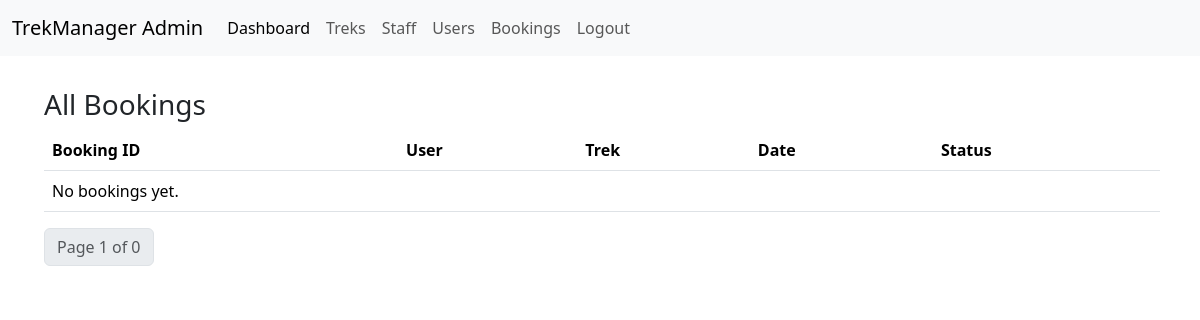
The page /admin/bookings (signed in) on the database as committed earlier.
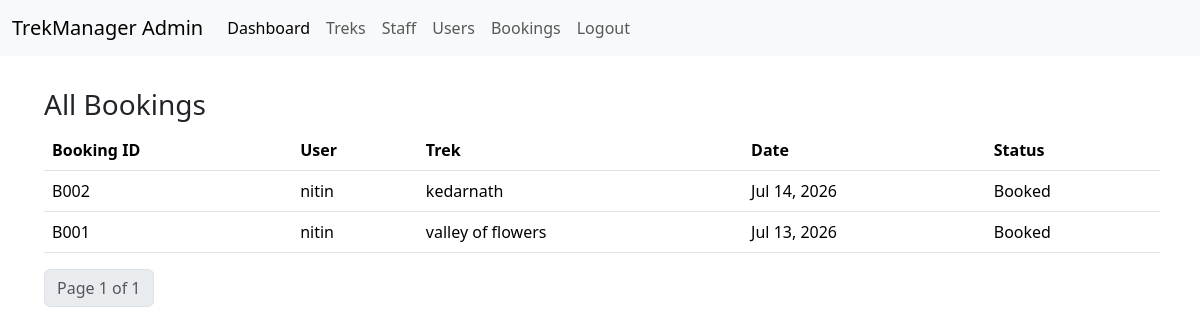
The same page on the database as committed later.
### application/models.py (models this page shows, shortened)
class Bookings(db.Model):
    __tablename__ = "bookings"
    id = db.Column(db.Integer, primary_key=True)
    user_id = db.Column(db.Integer, db.ForeignKey("users.id"), nullable=False)
    trek_id = db.Column(db.Integer, db.ForeignKey("treks.id"), nullable=False)
    booking_date = db.Column(db.DateTime, nullable=False, default=datetime.now)
    amount = db.Column(db.Integer, nullable=False)
    status = db.Column(db.String(20), nullable=False, default="Booked")
    user = db.relationship("Users", backref="bookings")
    trek = db.relationship("Treks", backref="bookings")

class Users(db.Model, UserMixin):
    __tablename__ = "users"
    id = db.Column(db.Integer, primary_key=True)
    full_name = db.Column(db.String(100), nullable=False)
    email = db.Column(db.String(150), unique=True, nullable=False)
    password_hash = db.Column(db.String(255), nullable=False)
    phone_no = db.Column(db.String(15), nullable=False, unique=True)
    emergency_contact = db.Column(db.String(15), nullable=False)
    status = db.Column(db.String(20), default="active")

class Treks(db.Model):
    __tablename__ = "treks"
    id = db.Column(db.Integer, primary_key=True)
    trek_name = db.Column(db.String(255), nullable=False)
    location = db.Column(db.String(100), nullable=False)
    cost = db.Column(db.Integer)
    difficulty = db.Column(db.String(20))
    start_date = db.Column(db.DateTime, nullable=False)
    end_date = db.Column(db.DateTime, nullable=False)
    max_capacity = db.Column(db.Integer, nullable=False)
    available_slots = db.Column(db.Integer, nullable=False)
    meeting_point = db.Column(db.String(150))
    description = db.Column(db.Text)
    status = db.Column(db.String(20), default="Pending")
    image_filename = db.Column(db.String(255))
    progress = db.Column(db.String(20), default="Not Started")
    staff_notes = db.Column(db.Text)
    assigned_staff_id = db.Column(db.Integer, db.ForeignKey("staffs.id"))
    assigned_staff = db.relationship("Staffs", backref="assigned_treks")

### application/app.py (the view)
    @app.route("/admin/bookings")
    @login_required
    @admin_required
    def admin_bookings():
        page = request.args.get("page", 1, type=int)
        pagination = Bookings.query.order_by(Bookings.booking_date.desc()).paginate(page=page, per_page=10, error_out=False)
        return render_template("admin/bookings.html", bookings=pagination.items, pagination=pagination)

### application/helpers.py (called while the page is built)
def admin_required(f):
    @wraps(f)
    def wrapper(*args, **kwargs):
        if not current_user.is_authenticated or not isinstance(current_user, Admins):
            abort(403)
        return f(*args, **kwargs)
    return wrapper

### templates/admin/bookings.html (shortened to what this page needs)
{% extends "admin/layout_admin.html" %}
{% block main %}
<div class="container m-2">
    <h3>All Bookings</h3>
    <table class="table">
        <thead>
            <tr>
                <th>Booking ID</th>
                <th>User</th>
                <th>Trek</th>
                <th>Date</th>
                <th>Status</th>
            </tr>
        </thead>
        <tbody>
            {% for booking in bookings %}
            <tr>
                <td>B{{ "%03d"|format(booking.id) }}</td>
                <td>{{ booking.user.full_name }}</td>
                <td>{{ booking.trek.trek_name }}</td>
                <td>{{ booking.booking_date.strftime('%b %d, %Y') }}</td>
                <td>{{ booking.status }}</td>
            </tr>
            {% else %}
            <tr>
                <td colspan="5">No bookings yet.</td>
            </tr>
            {% endfor %}
        </tbody>
    </table>
    <nav>
        <ul class="pagination">
            <li class="page-item disabled"><span class="page-link">Page {{ pagination.page }} of {{ pagination.pages
                    }}</span></li>
        </ul>
    </nav>
    {% endblock %}

Rows that differ between the two databases and show on the page:
added Bookings: id "002", user.full_name "nitin", trek.trek_name "kedarnath", booking_date "Jul 14, 2026", status "Booked"
added Bookings: id "001", user.full_name "nitin", trek.trek_name "valley of flowers", booking_date "Jul 13, 2026", status "Booked"
Other text that changed with them:
{{ pagination.pages }}: "0" → "1"
text no longer shown: "No bookings yet."
